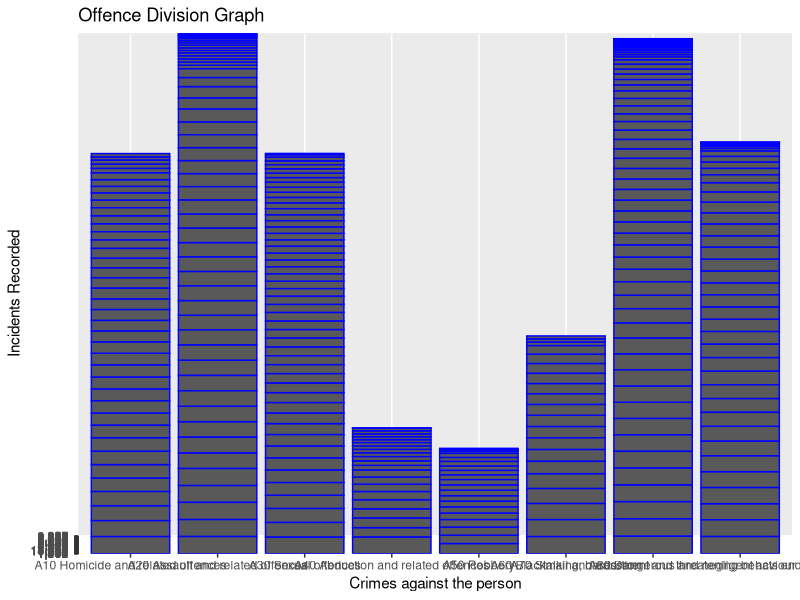
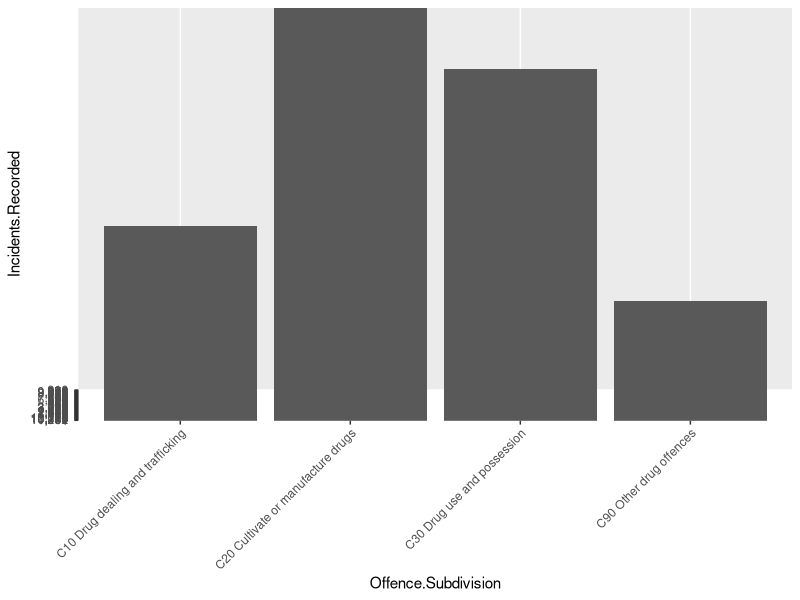

Here is the R script that generated these plots, in order:
## ---- chunk 1
library(readr)
library(tidyverse)
## ---- chunk 2
data_tutorail <- read.csv("Data_Tables_Criminal_Incidents_Visualisation_Year_Ending_December_2019.csv")
## ---- chunk 3
plot_dataframe <- data_tutorail %>% 
  filter(Offence.Division == "A Crimes against the person")
## ---- chunk 4
ggplot(data = plot_dataframe, aes(x = Offence.Subdivision, y = Incidents.Recorded)) +
  geom_col(color = "blue") +
  labs(title = "Offence Division Graph",
       x = "Crimes against the person",
       y = "Incidents Recorded")
## ---- chunk 5

data_tutorail %>%
  filter(Offence.Division == "C Drug offences") %>%
  ggplot(aes(x = Offence.Subdivision,
             y = Incidents.Recorded)) +
    theme(axis.text.x = element_text(angle = 45, hjust = 1)) +
  geom_col()

